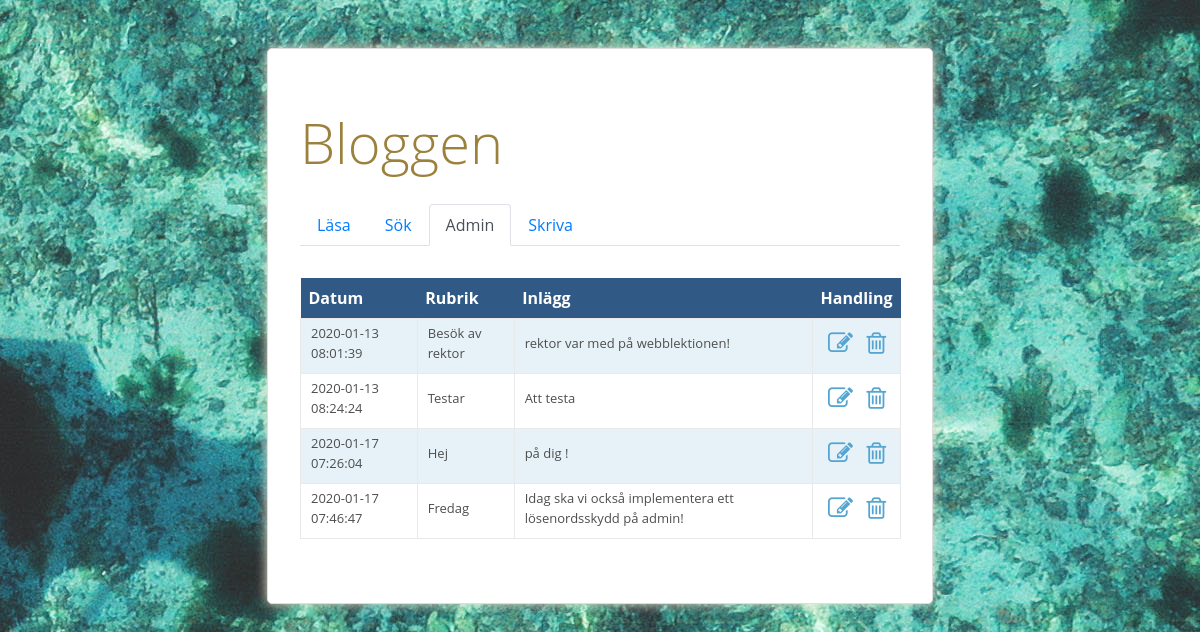
The page /labbar/labb-9/admin/admin.php on the database its author committed.
### tables this page shows
CREATE TABLE `blogg` (
  `id` int(4) NOT NULL,
  `datum` timestamp NOT NULL DEFAULT CURRENT_TIMESTAMP,
  `rubrik` varchar(50) NOT NULL,
  `inlagg` text NOT NULL
);

### labbar/labb-9/admin/admin.php (the view, shortened to what this page needs)
<!DOCTYPE html>
<html lang="sv">
<head>
    <link rel="stylesheet" href="https://stackpath.bootstrapcdn.com/bootstrap/4.3.1/css/bootstrap.min.css">
    <link rel="stylesheet" href="https://cdnjs.cloudflare.com/ajax/libs/font-awesome/4.7.0/css/font-awesome.min.css">
    <link rel="stylesheet" href="../style.css">
</head>
<body>
    <div class="kontainer">
    <h1 class="display-4">Bloggen</h1>
        <nav>
            <ul class="nav nav-tabs">
                <li class="nav-item"><a class="nav-link" href="../lasa.php">Läsa</a></li>
                <li class="nav-item"><a class="nav-link" href="../sok.php">Sök</a></li>
                <li class="nav-item"><a class="nav-link active" href="./admin.php">Admin</a></li>
                <li class="nav-item"><a class="nav-link" href="./skriva.php">Skriva</a></li>
            </ul>
        </nav>
        <?php
        $conn = new mysqli($host, $användare, $lösenord, $databas);
        $query = "SELECT * FROM blogg";
        $result = $conn->query($query);
        echo "<table>";
        echo "<tr>
        <th>Datum</th>
        <th>Rubrik</th>
        <th>Inlägg</th>
        <th>Handling</th>
        </tr>";
        while ($rad = $result->fetch_assoc()) {
            echo "<tr>
                <td>$rad[datum]</td>
                <td>$rad[rubrik]</td>
                <td>$rad[inlagg]</td>
                <td><a href=\"redigera.php?id=$rad[id]\"><i class=\"fa fa-edit\"></i></a>
                <a href=\"radera.php?id=$rad[id]\"><i class=\"fa fa-trash-o\"></i></a>
                </td>
                </tr>";
            }
            echo "</table>";
            ?>
    </div>
</body>
</html>

### labbar/labb-9/style.css (style rules this page uses)
body { font-family: sans-serif; }
table { width: 80%; height: 100%; }
.kontainer { width: 800px; margin: 30px auto; padding: 30px; background: #FFF; border: 1px solid #DDD; box-shadow: 0 0 5px #FFF; border-radius: 10px; }
table { width: 300px; background: #fcfcfc; margin: 10px 0 20px; text-align: right; border-collapse: collapse; max-height: 100% !important; }
.fa { font-size: 25px; margin: 5px; }
table td { border: 1px solid #e9e9e9; padding: 5px 5px 10px 10px; font-size: 13px; text-align: left; }
table .fa { color: cadetblue; }
*, *:before, *:after { box-sizing: inherit; }
body, h1, h2, h3, h4, h5, h6, p, ul { margin: 0; padding: 0; }
body { background: url(./bilder/marvin-meyer-hlCFZycyiOI-unsplash.jpg); }
.kontainer { width: 600px; padding: 2em; margin: 3em auto; background: #fff; border-radius: 5px; font-family: 'Open Sans', sans-serif; border: 1px solid #ddd; box-shadow: 0 0 12px #f0e9d1; color: #4e4e4e; }
h1, h2, h3 { color: #9c813d; }
h1, h2, h3, p { margin: 0.5em 0; }
table { width: 100%; border-collapse: collapse; margin: 2em 0; }
th, td { padding: 0.5em; text-align: left; }
th { background: #305A85; color: #FFF; }
tr:nth-child(even) { background: #E6F2F8; }
tr:nth-child(odd) { background: #FFF; }
table .fa { color: #55a5d2; }

### rows shown on the page
blogg: datum "2020-01-13 08:01:39", rubrik "Besök av rektor", inlagg "rektor var med på webblektionen!"
blogg: datum "2020-01-13 08:24:24", rubrik "Testar", inlagg "Att testa"
blogg: datum "2020-01-17 07:26:04", rubrik "Hej", inlagg "på dig !"
blogg: datum "2020-01-17 07:46:47", rubrik "Fredag", inlagg "Idag ska vi också implementera ett lösenordsskydd på admin!"
